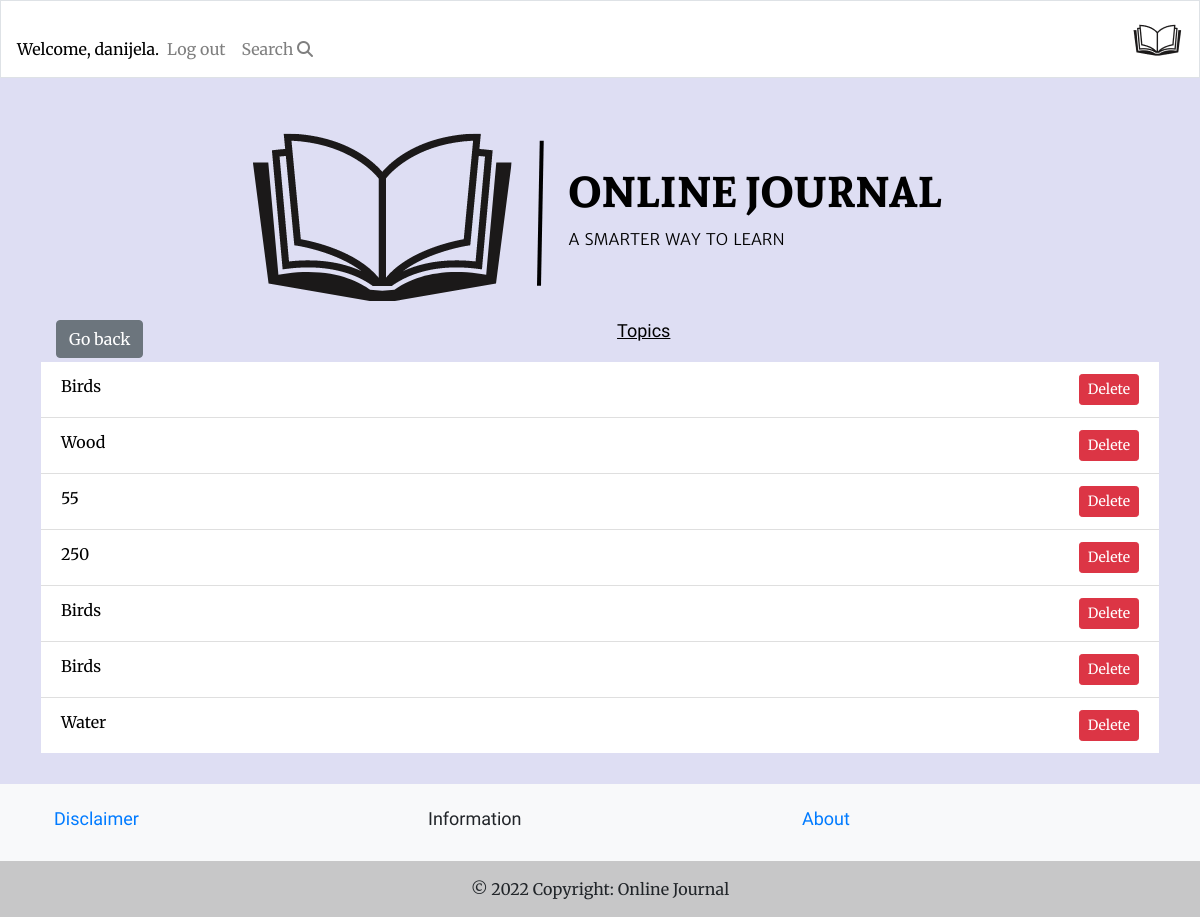
The page /topics/ (signed in) on the database as committed earlier.
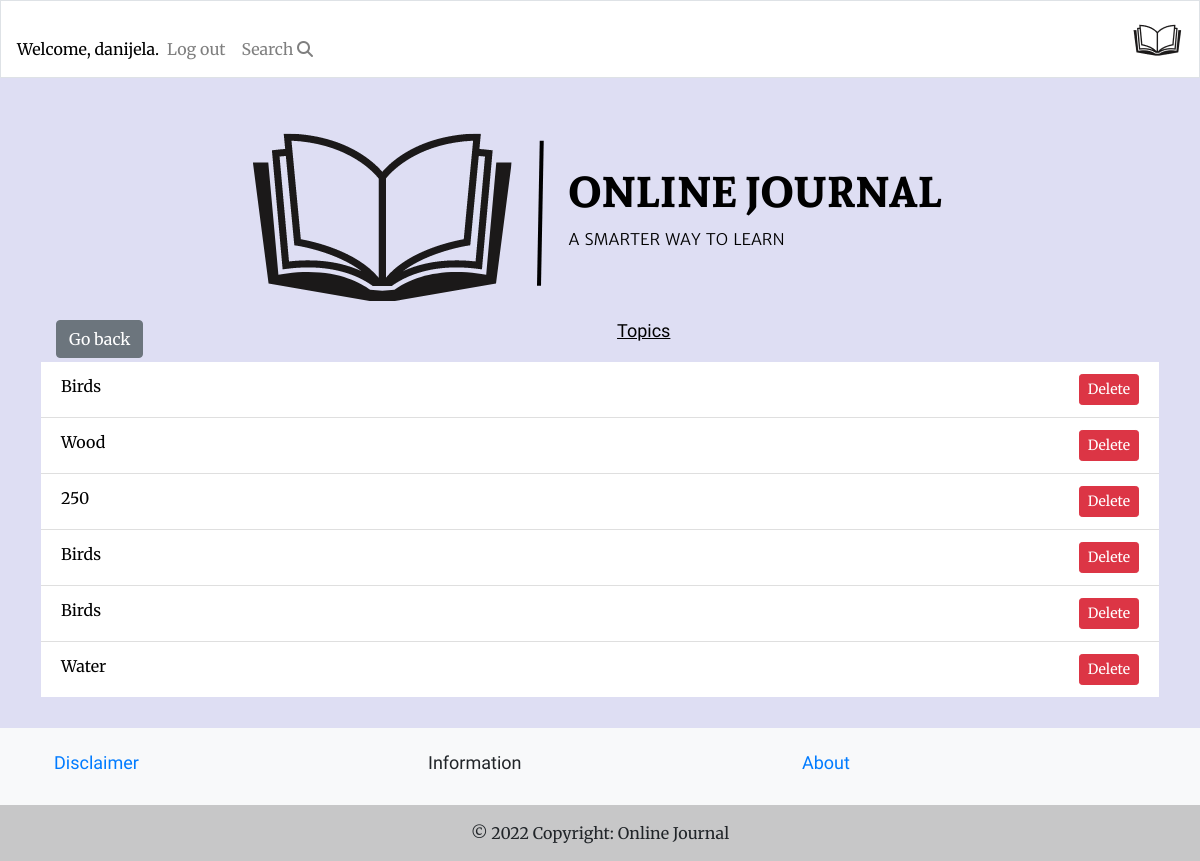
The same page on the database as committed later.
### learning_logs/models.py (models this page shows)
class Topic(models.Model):
    text = models.CharField(max_length=200)
    date_added = models.DateTimeField(auto_now_add=True)
    def __str__(self):
        return self.text

### learning_logs/views.py (the view)
# urls.py: path('topics/', views.topics, name='topics'),
@login_required
def topics(request):
    topics = Topic.objects.order_by('date_added')
    context = {'topics': topics}
    return render(request, 'learning_logs/topics.html', context)

### learning_logs/templates/learning_logs/topics.html (shortened to what this page needs)
{% extends "learning_logs/base.html" %}
{% block page_header %}
<a class="btn btn-secondary go-back" href="javascript:history.back()">Go back</a>
<h3 class="topic-on-hand">Topics</h3>
{% endblock page_header %}
{% block content %}
<ul class="topics-list list-group list-group-flush">
    {% for topic in topics %}
    <li class="list-group-item d-flex justify-content-between">
        <a href="{% url 'learning_logs:topic' topic.id %}">{{ topic }}</a>
        {% if user.is_authenticated %}
        <form action="{% url 'learning_logs:delete_topic' topic.id %}" method="post">
            <button type="submit" class="btn btn-danger btn-sm">Delete</button>
        </form>
        {% endif %}
    </li>
    {% empty %}
    <li class="list-group-item">There are no entries yet.</li>
{% endfor %}
</ul>
{% endblock content %}

Rows that differ between the two databases and show on the page:
removed Topic: text "55"
